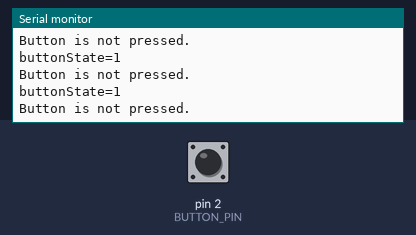
The sketch below on a simulated Arduino Uno, built with avr-gcc and run on an emulated ATmega328P. On the bench: the last lines printed to the serial monitor. Inputs (shaded band) come from the test bench; at power-on: pin 2 (BUTTON_PIN) HIGH. Random numbers use the default seed unless the sketch sets one.

Above: at 1.8 s.
1.9 s: pin 2 (BUTTON_PIN) pulled LOW for 0.6 s
At 2.32 s:
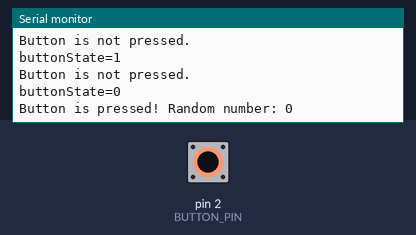
4.0 s: pin 2 (BUTTON_PIN) pulled LOW for 1 s
At 4.32 s:
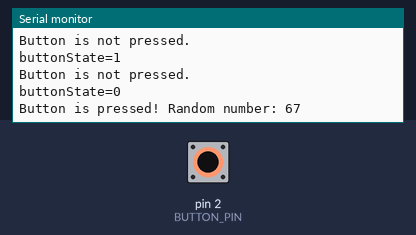
6.5 s: pin 2 (BUTTON_PIN) pulled LOW for 0.6 s
At 6.82 s:
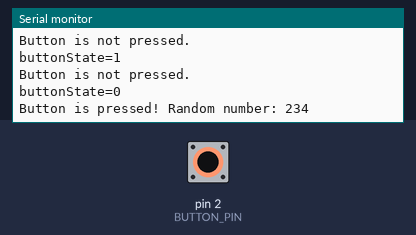
Timing chart, 0 to 9.5 s (numbered marks = the images above; inputs shaded):
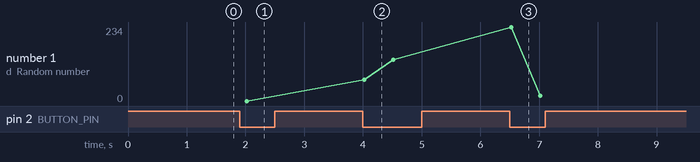

The sketch:

08-Random.ino
```cpp
/*
Generates a random number when a momentary button is pressed.
Random number is displayed in the Serial Monitor.
Button is external, and is connected to pin D2.
*/

// define macros for pin numbers so the code is easier to understand
#define BUTTON_PIN 2

// global variable to store the button state
int buttonState;  //must be int because digitalRead() function returns an int!

// global variable to store the randomly generated number
int randNumber;

// the setup function runs once when you press reset or power the board
void setup() {
  // initialise the button pin
  pinMode(BUTTON_PIN, INPUT_PULLUP);  // enable the internal pullup resistor for this pin --> press the button to pull the pin to 0V (active low)

  // seed the random number generator
  randomSeed(analogRead(0));

  // initialise the serial port
  Serial.begin(9600);
}

// the loop function runs over and over again forever
void loop() {

  buttonState = digitalRead(BUTTON_PIN);  // read and store the current state of the button
  Serial.print("buttonState=");
  Serial.println(buttonState);

  if(buttonState == LOW)  // low state means button has been pressed
  {
    randNumber = random(256); // generate a random number from 0 - 255

    Serial.print("Button is pressed! Random number: ");   // print the random number
    Serial.println(randNumber);
  }
  else  // button has not been pressed --> default state
  {
    Serial.println("Button is not pressed.");
  }

  delay(500);                 // wait for 500ms
}
```

Measured:
- after the input at 1.9 s, the serial monitor: prints a new line after 0.10 s (image 1)
- after the input at 4.0 s, the serial monitor: prints a new line at once (image 2)
- after the input at 6.5 s, the serial monitor: prints a new line at once (image 3)
- plotted number 1: 0 → 130 after the input at 4.0 s, 130 → 16 after the input at 6.5 s
